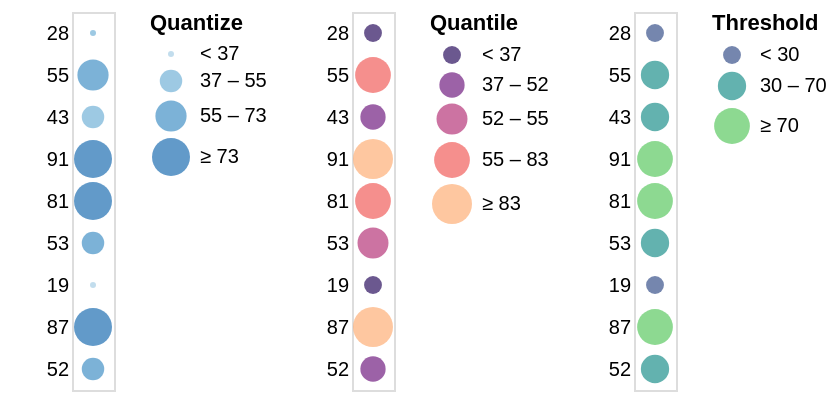

Source (Vega-Lite JSON):
### Vega specification from a JSON file in a GitHub repository (floating-point values rounded to 4 significant figures)
{"$schema": "https://vega.github.io/schema/vega/v4.json", "description": "Horizontally concatenated charts that show different types of discretizing scales.", "autosize": "pad", "padding": 5, "data": [{"name": "source_0", "values": [{"a": "A", "b": 28}, {"a": "B", "b": 55}, {"a": "C", "b": 43}, {"a": "D", "b": 91}, {"a": "E", "b": 81}, {"a": "F", "b": 53}, {"a": "G", "b": 19}, {"a": "H", "b": 87}, {"a": "I", "b": 52}]}, {"name": "data_0", "source": "source_0", "transform": [{"type": "formula", "expr": "toNumber(datum[\"b\"])", "as": "b"}]}], "signals": [{"name": "concat_0_width", "value": 21}, {"name": "concat_0_y_step", "value": 21}, {"name": "concat_0_height", "update": "bandspace(domain('concat_0_y').length, 1, 0.5) * concat_0_y_step"}, {"name": "concat_1_width", "value": 21}, {"name": "concat_1_y_step", "value": 21}, {"name": "concat_1_height", "update": "bandspace(domain('concat_1_y').length, 1, 0.5) * concat_1_y_step"}, {"name": "concat_2_width", "value": 21}, {"name": "concat_2_y_step", "value": 21}, {"name": "concat_2_height", "update": "bandspace(domain('concat_2_y').length, 1, 0.5) * concat_2_y_step"}], "layout": {"padding": {"row": 10, "column": 10}, "bounds": "full", "align": "each"}, "marks": [{"type": "group", "name": "concat_0_group", "style": "cell", "encode": {"update": {"width": {"signal": "concat_0_width"}, "height": {"signal": "concat_0_height"}}}, "marks": [{"name": "concat_0_marks", "type": "symbol", "style": ["circle"], "from": {"data": "data_0"}, "encode": {"update": {"opacity": {"value": 0.7}, "fill": [{"test": "datum[\"b\"] === null || isNaN(datum[\"b\"])", "value": null}, {"scale": "concat_0_color", "field": "b"}], "tooltip": {"signal": "{\"b\": ''+datum[\"b\"], \"Quantize\": format(datum[\"b\"], \"\")}"}, "x": {"signal": "concat_0_width", "mult": 0.5}, "y": {"scale": "concat_0_y", "field": "b"}, "size": {"scale": "concat_0_size", "field": "b"}, "shape": {"value": "circle"}}}}], "axes": [{"scale": "concat_0_y", "orient": "left", "grid": false, "domain": false, "ticks": false, "zindex": 1}], "legends": [{"title": "Quantize", "fill": "concat_0_color", "encode": {"symbols": {"update": {"shape": {"value": "circle"}, "opacity": {"value": 0.7}}}}, "size": "concat_0_size"}]}, {"type": "group", "name": "concat_1_group", "style": "cell", "encode": {"update": {"width": {"signal": "concat_1_width"}, "height": {"signal": "concat_1_height"}}}, "marks": [{"name": "concat_1_marks", "type": "symbol", "style": ["circle"], "from": {"data": "data_0"}, "encode": {"update": {"opacity": {"value": 0.7}, "fill": [{"test": "datum[\"b\"] === null || isNaN(datum[\"b\"])", "value": null}, {"scale": "concat_1_color", "field": "b"}], "tooltip": {"signal": "{\"b\": ''+datum[\"b\"], \"Quantile\": format(datum[\"b\"], \"d\")}"}, "x": {"signal": "concat_1_width", "mult": 0.5}, "y": {"scale": "concat_1_y", "field": "b"}, "size": {"scale": "concat_1_size", "field": "b"}, "shape": {"value": "circle"}}}}], "axes": [{"scale": "concat_1_y", "orient": "left", "grid": false, "domain": false, "ticks": false, "zindex": 1}], "legends": [{"format": "d", "title": "Quantile", "fill": "concat_1_color", "labelOverlap": "greedy", "encode": {"symbols": {"update": {"shape": {"value": "circle"}, "opacity": {"value": 0.7}}}}, "size": "concat_1_size"}]}, {"type": "group", "name": "concat_2_group", "style": "cell", "encode": {"update": {"width": {"signal": "concat_2_width"}, "height": {"signal": "concat_2_height"}}}, "marks": [{"name": "concat_2_marks", "type": "symbol", "style": ["circle"], "from": {"data": "data_0"}, "encode": {"update": {"opacity": {"value": 0.7}, "fill": [{"test": "datum[\"b\"] === null || isNaN(datum[\"b\"])", "value": null}, {"scale": "concat_2_color", "field": "b"}], "tooltip": {"signal": "{\"b\": ''+datum[\"b\"], \"Threshold\": format(datum[\"b\"], \"\")}"}, "x": {"signal": "concat_2_width", "mult": 0.5}, "y": {"scale": "concat_2_y", "field": "b"}, "size": {"scale": "concat_2_size", "field": "b"}, "shape": {"value": "circle"}}}}], "axes": [{"scale": "concat_2_y", "orient": "left", "grid": false, "domain": false, "ticks": false, "zindex": 1}], "legends": [{"title": "Threshold", "fill": "concat_2_color", "labelOverlap": "greedy", "encode": {"symbols": {"update": {"shape": {"value": "circle"}, "opacity": {"value": 0.7}}}}, "size": "concat_2_size"}]}], "scales": [{"name": "concat_0_y", "type": "point", "domain": {"data": "data_0", "field": "b"}, "range": {"step": {"signal": "concat_0_y_step"}}, "padding": 0.5}, {"name": "concat_0_color", "type": "quantize", "domain": {"data": "data_0", "field": "b"}, "range": {"scheme": "blues", "count": 4}, "zero": true}, {"name": "concat_0_size", "type": "quantize", "domain": {"data": "data_0", "field": "b"}, "range": [9, 126.3, 243.7, 361], "zero": false}, {"name": "concat_1_y", "type": "point", "domain": {"data": "data_0", "field": "b"}, "range": {"step": {"signal": "concat_1_y_step"}}, "padding": 0.5}, {"name": "concat_1_color", "type": "quantile", "domain": {"data": "data_0", "field": "b"}, "range": {"scheme": "magma"}}, {"name": "concat_1_size", "type": "quantile", "domain": {"data": "data_0", "field": "b"}, "range": [80, 160, 240, 320, 400]}, {"name": "concat_2_y", "type": "point", "domain": {"data": "data_0", "field": "b"}, "range": {"step": {"signal": "concat_2_y_step"}}, "padding": 0.5}, {"name": "concat_2_color", "type": "threshold", "domain": [30, 70], "range": {"scheme": "viridis"}}, {"name": "concat_2_size", "type": "threshold", "domain": [30, 70], "range": [80, 200, 320]}], "config": {"axisY": {"minExtent": 30}}}
